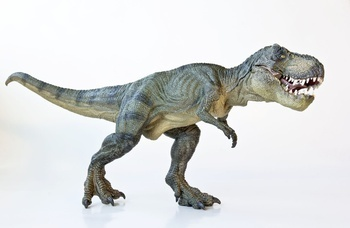
#> input picture Day_3/dinasour.png, 350 x 228 px
$ python ex_2.py
#> lines starting #> are read from the running program, lines starting #| are printed output that depends on the picture; after the words box and inside, x2 and y2 are one past the last pixel; in counts of white or black regions, pixels touching at a corner belong together
import cv2

img=cv2.imread('dinasour.png')
#> img is the input picture: shape (228, 350, 3); mean B, G, R 216.4, 216.9, 215.4
blur=cv2.GaussianBlur(img.copy(),(19, 17),0)
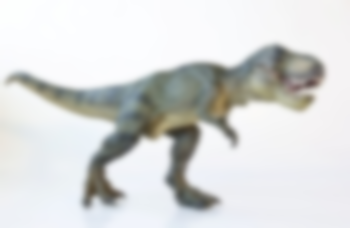
#> blur: shape (228, 350, 3); mean B, G, R 216.4, 216.9, 215.4
edge=cv2.Canny(blur,40,150)
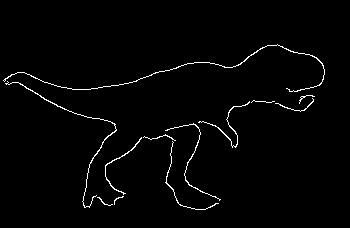
#> edge: shape (228, 350); 1.7% white in thin lines or dots, all inside (x1, y1, x2, y2) = (3, 44, 325, 210)

cv2.imshow('Result',edge)
cv2.waitKey(0)
cv2.destroyAllWindows()
